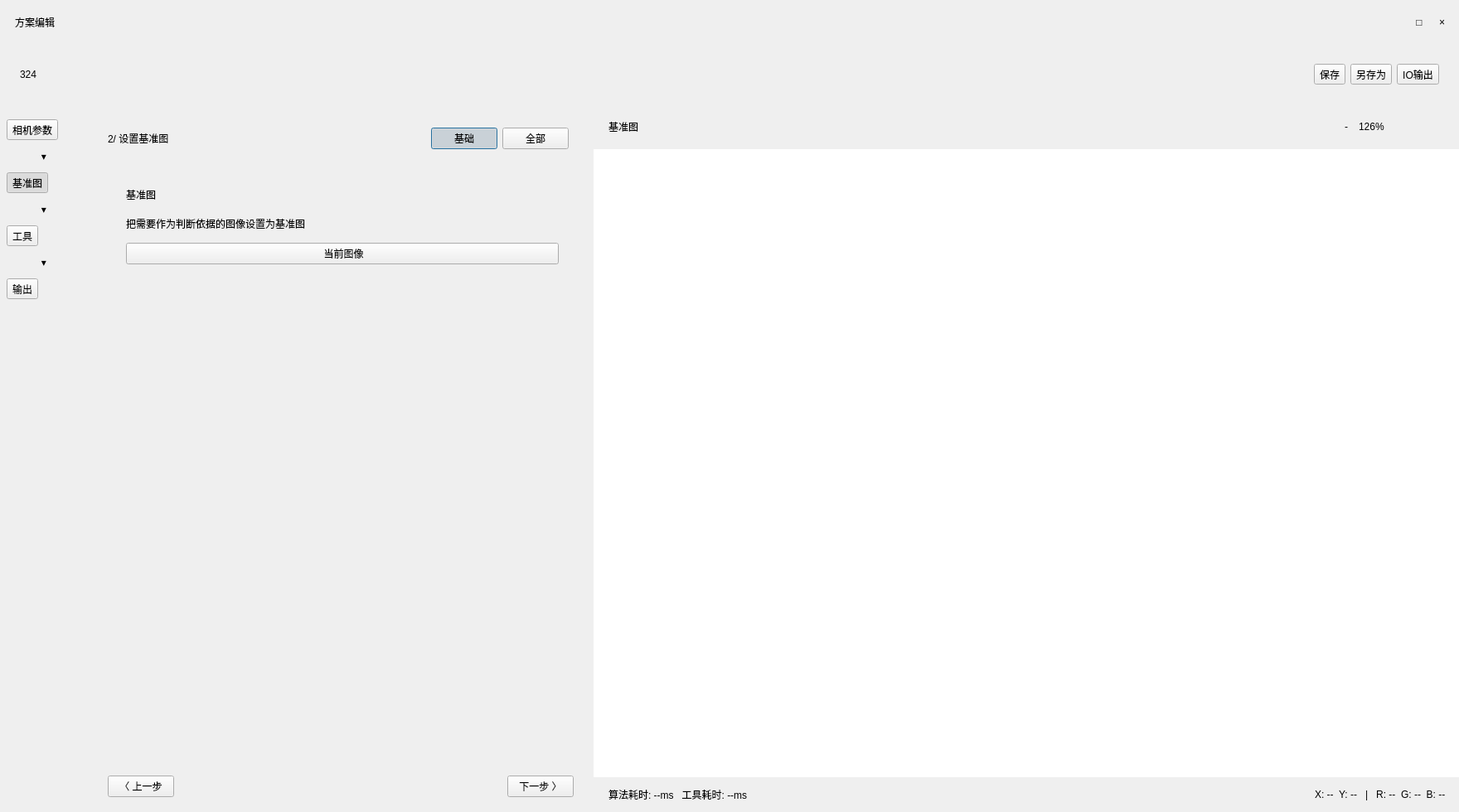
<?xml version="1.0" encoding="UTF-8"?>
<ui version="4.0">
 <class>ReferenceImageDialog</class>
 <widget class="QDialog" name="ReferenceImageDialog">
  <property name="geometry">
   <rect>
    <x>0</x>
    <y>0</y>
    <width>1760</width>
    <height>980</height>
   </rect>
  </property>
  <property name="windowTitle">
   <string>方案编辑 - 基准图</string>
  </property>
  <layout class="QVBoxLayout" name="verticalLayout_root">
   <property name="spacing">
    <number>0</number>
   </property>
   <property name="leftMargin">
    <number>0</number>
   </property>
   <property name="topMargin">
    <number>0</number>
   </property>
   <property name="rightMargin">
    <number>0</number>
   </property>
   <property name="bottomMargin">
    <number>0</number>
   </property>
   <item>
    <widget class="QFrame" name="setupTopBar">
     <property name="minimumSize">
      <size>
       <width>0</width>
       <height>54</height>
      </size>
     </property>
     <property name="maximumSize">
      <size>
       <width>16777215</width>
       <height>54</height>
      </size>
     </property>
     <property name="frameShape">
      <enum>QFrame::NoFrame</enum>
     </property>
     <layout class="QHBoxLayout" name="horizontalLayout_topBar">
      <property name="leftMargin">
       <number>18</number>
      </property>
      <property name="rightMargin">
       <number>10</number>
      </property>
      <item>
       <widget class="QLabel" name="setupWindowTitleLabel">
        <property name="text">
         <string>方案编辑</string>
        </property>
       </widget>
      </item>
      <item>
       <spacer name="horizontalSpacer_topBar">
        <property name="orientation">
         <enum>Qt::Horizontal</enum>
        </property>
        <property name="sizeHint" stdset="0">
         <size>
          <width>40</width>
          <height>20</height>
         </size>
        </property>
       </spacer>
      </item>
      <item>
       <widget class="QToolButton" name="headerMaximizeButton">
        <property name="text">
         <string>□</string>
        </property>
        <property name="autoRaise">
         <bool>true</bool>
        </property>
       </widget>
      </item>
      <item>
       <widget class="QToolButton" name="headerCloseButton">
        <property name="text">
         <string>×</string>
        </property>
        <property name="autoRaise">
         <bool>true</bool>
        </property>
       </widget>
      </item>
     </layout>
    </widget>
   </item>
   <item>
    <widget class="QFrame" name="setupToolbar">
     <property name="minimumSize">
      <size>
       <width>0</width>
       <height>72</height>
      </size>
     </property>
     <property name="maximumSize">
      <size>
       <width>16777215</width>
       <height>72</height>
      </size>
     </property>
     <property name="frameShape">
      <enum>QFrame::NoFrame</enum>
     </property>
     <layout class="QHBoxLayout" name="horizontalLayout_toolbar">
      <property name="leftMargin">
       <number>24</number>
      </property>
      <property name="topMargin">
       <number>8</number>
      </property>
      <property name="rightMargin">
       <number>24</number>
      </property>
      <property name="bottomMargin">
       <number>8</number>
      </property>
      <item>
       <widget class="QLabel" name="setupPageCodeLabel">
        <property name="text">
         <string>324</string>
        </property>
       </widget>
      </item>
      <item>
       <widget class="QToolButton" name="setupExternalEditButton">
        <property name="icon">
         <iconset resource="../resources/resources.qrc">
          <normaloff>:/icons/external-link.svg</normaloff>:/icons/external-link.svg</iconset>
        </property>
        <property name="iconSize">
         <size>
          <width>24</width>
          <height>24</height>
         </size>
        </property>
        <property name="autoRaise">
         <bool>true</bool>
        </property>
       </widget>
      </item>
      <item>
       <spacer name="horizontalSpacer_toolbar">
        <property name="orientation">
         <enum>Qt::Horizontal</enum>
        </property>
        <property name="sizeHint" stdset="0">
         <size>
          <width>40</width>
          <height>20</height>
         </size>
        </property>
       </spacer>
      </item>
      <item>
       <widget class="QToolButton" name="setupSaveButton">
        <property name="text">
         <string>保存</string>
        </property>
        <property name="icon">
         <iconset resource="../resources/resources.qrc">
          <normaloff>:/icons/save.svg</normaloff>:/icons/save.svg</iconset>
        </property>
        <property name="iconSize">
         <size>
          <width>28</width>
          <height>28</height>
         </size>
        </property>
        <property name="toolButtonStyle">
         <enum>Qt::ToolButtonTextUnderIcon</enum>
        </property>
       </widget>
      </item>
      <item>
       <widget class="QToolButton" name="setupSaveAsButton">
        <property name="text">
         <string>另存为</string>
        </property>
        <property name="icon">
         <iconset resource="../resources/resources.qrc">
          <normaloff>:/icons/save-as.svg</normaloff>:/icons/save-as.svg</iconset>
        </property>
        <property name="iconSize">
         <size>
          <width>28</width>
          <height>28</height>
         </size>
        </property>
        <property name="toolButtonStyle">
         <enum>Qt::ToolButtonTextUnderIcon</enum>
        </property>
       </widget>
      </item>
      <item>
       <widget class="QToolButton" name="setupExportButton">
        <property name="text">
         <string>IO输出</string>
        </property>
        <property name="icon">
         <iconset resource="../resources/resources.qrc">
          <normaloff>:/icons/export-output.svg</normaloff>:/icons/export-output.svg</iconset>
        </property>
        <property name="iconSize">
         <size>
          <width>28</width>
          <height>28</height>
         </size>
        </property>
        <property name="toolButtonStyle">
         <enum>Qt::ToolButtonTextUnderIcon</enum>
        </property>
       </widget>
      </item>
     </layout>
    </widget>
   </item>
   <item>
    <widget class="QFrame" name="setupBodyFrame">
     <property name="frameShape">
      <enum>QFrame::NoFrame</enum>
     </property>
     <layout class="QHBoxLayout" name="horizontalLayout_body">
      <property name="spacing">
       <number>0</number>
      </property>
      <property name="leftMargin">
       <number>0</number>
      </property>
      <property name="topMargin">
       <number>0</number>
      </property>
      <property name="rightMargin">
       <number>0</number>
      </property>
      <property name="bottomMargin">
       <number>0</number>
      </property>
      <item>
       <widget class="QFrame" name="setupStepRail">
        <property name="minimumSize">
         <size>
          <width>106</width>
          <height>0</height>
         </size>
        </property>
        <property name="maximumSize">
         <size>
          <width>106</width>
          <height>16777215</height>
         </size>
        </property>
        <property name="frameShape">
         <enum>QFrame::NoFrame</enum>
        </property>
        <layout class="QVBoxLayout" name="verticalLayout_steps">
         <property name="spacing">
          <number>12</number>
         </property>
         <property name="leftMargin">
          <number>8</number>
         </property>
         <property name="topMargin">
          <number>18</number>
         </property>
         <property name="rightMargin">
          <number>8</number>
         </property>
         <property name="bottomMargin">
          <number>18</number>
         </property>
         <item>
          <widget class="QToolButton" name="cameraStepButton">
           <property name="text">
            <string>相机参数</string>
           </property>
           <property name="icon">
            <iconset resource="../resources/resources.qrc">
             <normaloff>:/icons/sliders.svg</normaloff>:/icons/sliders.svg</iconset>
           </property>
           <property name="iconSize">
            <size>
             <width>34</width>
             <height>34</height>
            </size>
           </property>
           <property name="checkable">
            <bool>true</bool>
           </property>
           <property name="toolButtonStyle">
            <enum>Qt::ToolButtonTextUnderIcon</enum>
           </property>
          </widget>
         </item>
         <item>
          <widget class="QLabel" name="stepDividerLabel1">
           <property name="text">
            <string>▾</string>
           </property>
           <property name="alignment">
            <set>Qt::AlignCenter</set>
           </property>
           <property name="role" stdset="0">
            <string notr="true">stepDivider</string>
           </property>
          </widget>
         </item>
         <item>
          <widget class="QToolButton" name="referenceStepButton">
           <property name="text">
            <string>基准图</string>
           </property>
           <property name="icon">
            <iconset resource="../resources/resources.qrc">
             <normaloff>:/icons/reference-active.svg</normaloff>:/icons/reference-active.svg</iconset>
           </property>
           <property name="iconSize">
            <size>
             <width>34</width>
             <height>34</height>
            </size>
           </property>
           <property name="checkable">
            <bool>true</bool>
           </property>
           <property name="checked">
            <bool>true</bool>
           </property>
           <property name="toolButtonStyle">
            <enum>Qt::ToolButtonTextUnderIcon</enum>
           </property>
          </widget>
         </item>
         <item>
          <widget class="QLabel" name="stepDividerLabel2">
           <property name="text">
            <string>▾</string>
           </property>
           <property name="alignment">
            <set>Qt::AlignCenter</set>
           </property>
           <property name="role" stdset="0">
            <string notr="true">stepDivider</string>
           </property>
          </widget>
         </item>
         <item>
          <widget class="QToolButton" name="toolsStepButton">
           <property name="text">
            <string>工具</string>
           </property>
           <property name="icon">
            <iconset resource="../resources/resources.qrc">
             <normaloff>:/icons/tool-step.svg</normaloff>:/icons/tool-step.svg</iconset>
           </property>
           <property name="iconSize">
            <size>
             <width>34</width>
             <height>34</height>
            </size>
           </property>
           <property name="checkable">
            <bool>true</bool>
           </property>
           <property name="toolButtonStyle">
            <enum>Qt::ToolButtonTextUnderIcon</enum>
           </property>
          </widget>
         </item>
         <item>
          <widget class="QLabel" name="stepDividerLabel3">
           <property name="text">
            <string>▾</string>
           </property>
           <property name="alignment">
            <set>Qt::AlignCenter</set>
           </property>
           <property name="role" stdset="0">
            <string notr="true">stepDivider</string>
           </property>
          </widget>
         </item>
         <item>
          <widget class="QToolButton" name="outputStepButton">
           <property name="text">
            <string>输出</string>
           </property>
           <property name="icon">
            <iconset resource="../resources/resources.qrc">
             <normaloff>:/icons/output.svg</normaloff>:/icons/output.svg</iconset>
           </property>
           <property name="iconSize">
            <size>
             <width>34</width>
             <height>34</height>
            </size>
           </property>
           <property name="checkable">
            <bool>true</bool>
           </property>
           <property name="toolButtonStyle">
            <enum>Qt::ToolButtonTextUnderIcon</enum>
           </property>
          </widget>
         </item>
         <item>
          <spacer name="verticalSpacer_steps">
           <property name="orientation">
            <enum>Qt::Vertical</enum>
           </property>
           <property name="sizeHint" stdset="0">
            <size>
             <width>20</width>
             <height>40</height>
            </size>
           </property>
          </spacer>
         </item>
        </layout>
       </widget>
      </item>
      <item>
       <widget class="QFrame" name="setupEditorPanel">
        <property name="minimumSize">
         <size>
          <width>610</width>
          <height>0</height>
         </size>
        </property>
        <property name="maximumSize">
         <size>
          <width>610</width>
          <height>16777215</height>
         </size>
        </property>
        <property name="frameShape">
         <enum>QFrame::NoFrame</enum>
        </property>
        <layout class="QVBoxLayout" name="verticalLayout_editor">
         <property name="spacing">
          <number>18</number>
         </property>
         <property name="leftMargin">
          <number>24</number>
         </property>
         <property name="topMargin">
          <number>22</number>
         </property>
         <property name="rightMargin">
          <number>24</number>
         </property>
         <property name="bottomMargin">
          <number>18</number>
         </property>
         <item>
          <layout class="QHBoxLayout" name="horizontalLayout_editorHeader">
           <item>
            <widget class="QLabel" name="editorTitleLabel">
             <property name="text">
              <string>2/ 设置基准图</string>
             </property>
            </widget>
           </item>
           <item>
            <spacer name="horizontalSpacer_editorHeader">
             <property name="orientation">
              <enum>Qt::Horizontal</enum>
             </property>
             <property name="sizeHint" stdset="0">
              <size>
               <width>40</width>
               <height>20</height>
              </size>
             </property>
            </spacer>
           </item>
           <item>
            <widget class="QFrame" name="segmentFrame">
             <property name="frameShape">
              <enum>QFrame::NoFrame</enum>
             </property>
             <layout class="QHBoxLayout" name="horizontalLayout_segment">
              <property name="spacing">
               <number>6</number>
              </property>
              <property name="leftMargin">
               <number>6</number>
              </property>
              <property name="topMargin">
               <number>6</number>
              </property>
              <property name="rightMargin">
               <number>6</number>
              </property>
              <property name="bottomMargin">
               <number>6</number>
              </property>
              <item>
               <widget class="QPushButton" name="basicModeButton">
                <property name="text">
                 <string>基础</string>
                </property>
                <property name="checkable">
                 <bool>true</bool>
                </property>
                <property name="checked">
                 <bool>true</bool>
                </property>
               </widget>
              </item>
              <item>
               <widget class="QPushButton" name="allModeButton">
                <property name="text">
                 <string>全部</string>
                </property>
                <property name="checkable">
                 <bool>true</bool>
                </property>
               </widget>
              </item>
             </layout>
            </widget>
           </item>
          </layout>
         </item>
         <item>
          <widget class="QFrame" name="referenceCard">
           <property name="frameShape">
            <enum>QFrame::NoFrame</enum>
           </property>
           <property name="panelRole" stdset="0">
            <string notr="true">configCard</string>
           </property>
           <layout class="QVBoxLayout" name="verticalLayout_referenceCard">
            <property name="spacing">
             <number>14</number>
            </property>
            <property name="leftMargin">
             <number>22</number>
            </property>
            <property name="topMargin">
             <number>18</number>
            </property>
            <property name="rightMargin">
             <number>18</number>
            </property>
            <property name="bottomMargin">
             <number>18</number>
            </property>
            <item>
             <layout class="QHBoxLayout" name="horizontalLayout_referenceHeader">
              <item>
               <widget class="QLabel" name="referenceTitleLabel">
                <property name="text">
                 <string>基准图</string>
                </property>
                <property name="role" stdset="0">
                 <string notr="true">cardTitle</string>
                </property>
               </widget>
              </item>
              <item>
               <spacer name="horizontalSpacer_referenceHeader">
                <property name="orientation">
                 <enum>Qt::Horizontal</enum>
                </property>
                <property name="sizeHint" stdset="0">
                 <size>
                  <width>40</width>
                  <height>20</height>
                 </size>
                </property>
               </spacer>
              </item>
              <item>
               <widget class="QToolButton" name="referenceCollapseButton">
                <property name="icon">
                 <iconset resource="../resources/resources.qrc">
                  <normaloff>:/icons/arrow-down.svg</normaloff>:/icons/arrow-down.svg</iconset>
                </property>
                <property name="iconSize">
                 <size>
                  <width>18</width>
                  <height>18</height>
                 </size>
                </property>
                <property name="autoRaise">
                 <bool>true</bool>
                </property>
                <property name="role" stdset="0">
                 <string notr="true">collapseCard</string>
                </property>
               </widget>
              </item>
             </layout>
            </item>
            <item>
             <widget class="QLabel" name="referenceHintLabel">
              <property name="text">
               <string>把需要作为判断依据的图像设置为基准图</string>
              </property>
              <property name="role" stdset="0">
               <string notr="true">cardHint</string>
              </property>
             </widget>
            </item>
            <item>
             <widget class="QPushButton" name="currentImageButton">
              <property name="text">
               <string> 当前图像</string>
              </property>
              <property name="icon">
               <iconset resource="../resources/resources.qrc">
                <normaloff>:/images/home_10.png</normaloff>:/images/home_10.png</iconset>
              </property>
              <property name="actionRole" stdset="0">
               <string notr="true">highlight</string>
              </property>
             </widget>
            </item>
           </layout>
          </widget>
         </item>
         <item>
          <spacer name="verticalSpacer_editor">
           <property name="orientation">
            <enum>Qt::Vertical</enum>
           </property>
           <property name="sizeHint" stdset="0">
            <size>
             <width>20</width>
             <height>40</height>
            </size>
           </property>
          </spacer>
         </item>
         <item>
          <layout class="QHBoxLayout" name="horizontalLayout_nav">
           <item>
            <widget class="QPushButton" name="previousButton">
             <property name="text">
              <string>〈 上一步</string>
             </property>
            </widget>
           </item>
           <item>
            <spacer name="horizontalSpacer_nav">
             <property name="orientation">
              <enum>Qt::Horizontal</enum>
             </property>
             <property name="sizeHint" stdset="0">
              <size>
               <width>40</width>
               <height>20</height>
              </size>
             </property>
            </spacer>
           </item>
           <item>
            <widget class="QPushButton" name="nextButton">
             <property name="text">
              <string>下一步 〉</string>
             </property>
            </widget>
           </item>
          </layout>
         </item>
        </layout>
       </widget>
      </item>
      <item>
       <widget class="QFrame" name="setupViewerFrame">
        <property name="frameShape">
         <enum>QFrame::NoFrame</enum>
        </property>
        <layout class="QVBoxLayout" name="verticalLayout_viewer">
         <property name="spacing">
          <number>0</number>
         </property>
         <property name="leftMargin">
          <number>0</number>
         </property>
         <property name="topMargin">
          <number>0</number>
         </property>
         <property name="rightMargin">
          <number>0</number>
         </property>
         <property name="bottomMargin">
          <number>0</number>
         </property>
         <item>
          <widget class="QFrame" name="viewerHeader">
           <property name="minimumSize">
            <size>
             <width>0</width>
             <height>54</height>
            </size>
           </property>
           <property name="maximumSize">
            <size>
             <width>16777215</width>
             <height>54</height>
            </size>
           </property>
           <property name="frameShape">
            <enum>QFrame::NoFrame</enum>
           </property>
           <layout class="QHBoxLayout" name="horizontalLayout_viewerHeader">
            <property name="leftMargin">
             <number>18</number>
            </property>
            <property name="rightMargin">
             <number>14</number>
            </property>
            <item>
             <widget class="QLabel" name="viewerTitleLabel">
              <property name="text">
               <string>基准图</string>
              </property>
             </widget>
            </item>
            <item>
             <spacer name="horizontalSpacer_viewerHeader">
              <property name="orientation">
               <enum>Qt::Horizontal</enum>
              </property>
              <property name="sizeHint" stdset="0">
               <size>
                <width>40</width>
                <height>20</height>
               </size>
              </property>
             </spacer>
            </item>
            <item>
             <widget class="QToolButton" name="viewerGridButton">
              <property name="icon">
               <iconset resource="../resources/resources.qrc">
                <normaloff>:/icons/grid.svg</normaloff>:/icons/grid.svg</iconset>
              </property>
              <property name="iconSize">
               <size>
                <width>24</width>
                <height>24</height>
               </size>
              </property>
              <property name="autoRaise">
               <bool>true</bool>
              </property>
             </widget>
            </item>
            <item>
             <widget class="QToolButton" name="viewerZoomSearchButton">
              <property name="icon">
               <iconset resource="../resources/resources.qrc">
                <normaloff>:/icons/zoom.svg</normaloff>:/icons/zoom.svg</iconset>
              </property>
              <property name="iconSize">
               <size>
                <width>24</width>
                <height>24</height>
               </size>
              </property>
              <property name="autoRaise">
               <bool>true</bool>
              </property>
             </widget>
            </item>
            <item>
             <widget class="QToolButton" name="viewerZoomOutButton">
              <property name="text">
               <string>-</string>
              </property>
              <property name="autoRaise">
               <bool>true</bool>
              </property>
             </widget>
            </item>
            <item>
             <widget class="QLabel" name="viewerZoomLabel">
              <property name="text">
               <string>126%</string>
              </property>
             </widget>
            </item>
            <item>
             <widget class="QToolButton" name="viewerZoomInButton">
              <property name="icon">
               <iconset resource="../resources/resources.qrc">
                <normaloff>:/icons/fit.svg</normaloff>:/icons/fit.svg</iconset>
              </property>
              <property name="iconSize">
               <size>
                <width>24</width>
                <height>24</height>
               </size>
              </property>
              <property name="autoRaise">
               <bool>true</bool>
              </property>
             </widget>
            </item>
            <item>
             <widget class="QToolButton" name="viewerFullButton">
              <property name="icon">
               <iconset resource="../resources/resources.qrc">
                <normaloff>:/icons/fullscreen.svg</normaloff>:/icons/fullscreen.svg</iconset>
              </property>
              <property name="iconSize">
               <size>
                <width>24</width>
                <height>24</height>
               </size>
              </property>
              <property name="autoRaise">
               <bool>true</bool>
              </property>
             </widget>
            </item>
           </layout>
          </widget>
         </item>
         <item>
          <widget class="QGraphicsView" name="previewGraphicsView">
           <property name="frameShape">
            <enum>QFrame::NoFrame</enum>
           </property>
           <property name="verticalScrollBarPolicy">
            <enum>Qt::ScrollBarAlwaysOff</enum>
           </property>
           <property name="horizontalScrollBarPolicy">
            <enum>Qt::ScrollBarAlwaysOff</enum>
           </property>
           <property name="renderHints">
            <set>QPainter::Antialiasing|QPainter::SmoothPixmapTransform</set>
           </property>
          </widget>
         </item>
         <item>
          <widget class="QFrame" name="viewerStatusBar">
           <property name="minimumSize">
            <size>
             <width>0</width>
             <height>42</height>
            </size>
           </property>
           <property name="maximumSize">
            <size>
             <width>16777215</width>
             <height>42</height>
            </size>
           </property>
           <property name="frameShape">
            <enum>QFrame::NoFrame</enum>
           </property>
           <layout class="QHBoxLayout" name="horizontalLayout_viewerStatus">
            <property name="leftMargin">
             <number>18</number>
            </property>
            <property name="rightMargin">
             <number>16</number>
            </property>
            <item>
             <widget class="QLabel" name="viewerStatusLabel">
              <property name="text">
               <string>算法耗时: --ms   工具耗时: --ms</string>
              </property>
             </widget>
            </item>
            <item>
             <spacer name="horizontalSpacer_viewerStatus">
              <property name="orientation">
               <enum>Qt::Horizontal</enum>
              </property>
              <property name="sizeHint" stdset="0">
               <size>
                <width>40</width>
                <height>20</height>
               </size>
              </property>
             </spacer>
            </item>
            <item>
             <widget class="QLabel" name="viewerCursorLabel">
              <property name="text">
               <string>X: --  Y: --   |   R: --  G: --  B: --</string>
              </property>
             </widget>
            </item>
           </layout>
          </widget>
         </item>
        </layout>
       </widget>
      </item>
     </layout>
    </widget>
   </item>
  </layout>
 </widget>
 <resources>
  <include location="../resources/resources.qrc"/>
  <include location="../resources/resources.qrc"/>
 </resources>
 <connections/>
</ui>
